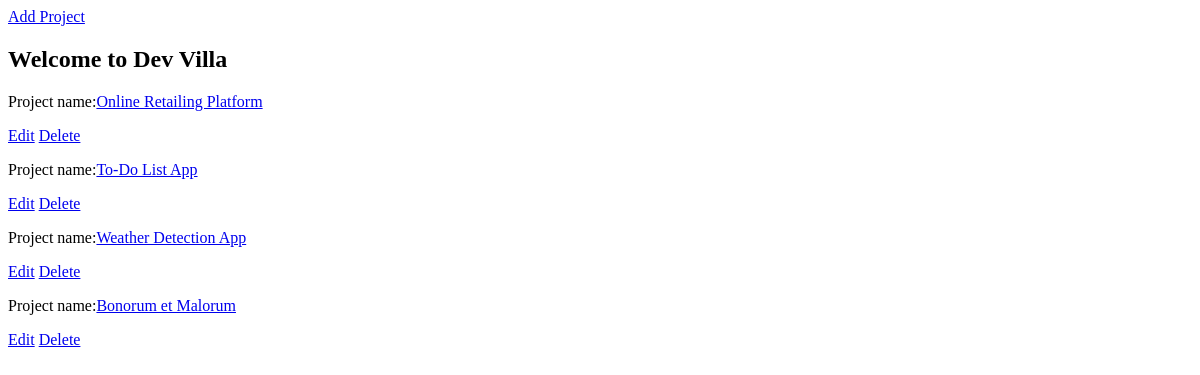
Before: / with the older database file.
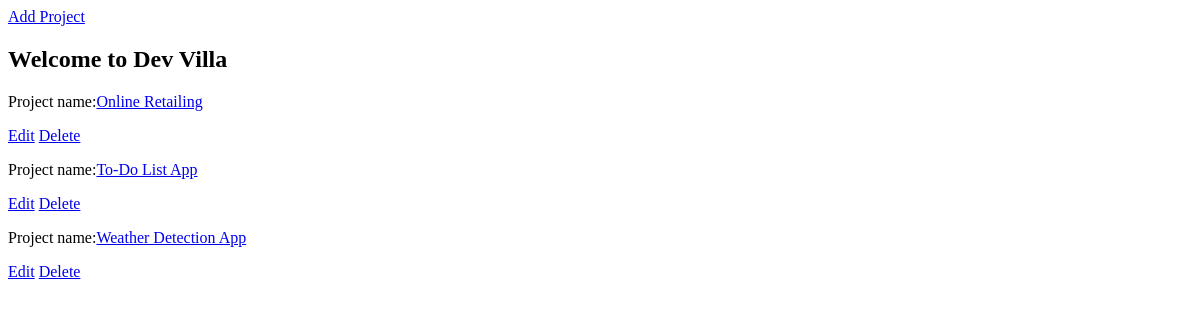
After: the same page with the newer database file.
### projects/models.py (models this page shows, shortened)
class Project(models.Model):
    title = models.CharField(max_length=200)
    desc = models.TextField(null=True, blank=True)
    demo_link = models.CharField(max_length=2000, blank=True, null=True)
    source_link = models.CharField(max_length=23000, null=True, blank=True)
    tags = models.ManyToManyField('Tag', blank=True)
    vote_total = models.IntegerField(default=0, null=True, blank=True)
    vote_ratio = models.IntegerField(default=0, null=True, blank=True)
    created = models.DateTimeField(auto_now_add=True)
    id = models.UUIDField(default=uuid.uuid4, unique=True, primary_key=True, editable=False)

### projects/views.py (the view)
# urls.py: 2. Add a URL to urlpatterns:  path('', views.home, name='home')
def home(request):
    projects = Project.objects.all()
    context = {'project':projects}
    return render(request,'projects/index.html', context)

### projects/templates/projects/index.html
{% extends 'base.html' %}
{% block content %}
<h2>Welcome to Dev Villa</h2>
{% for item in project %}
 <p> Project name:<a href="{% url 'projects:single_project' item.id %}">{{ item.title }} </a>   </p>
     <a href="{% url 'projects:update_project' item.id %}">Edit</a>
     <a href="{% url 'projects:delete_project' item.id %}">Delete</a>
{% endfor %}
{% endblock %}

Changed rows visible on the page:
removed Project: title "Bonorum et Malorum"
changed Project: title "Online Retailing Platform" → "Online Retailing"
